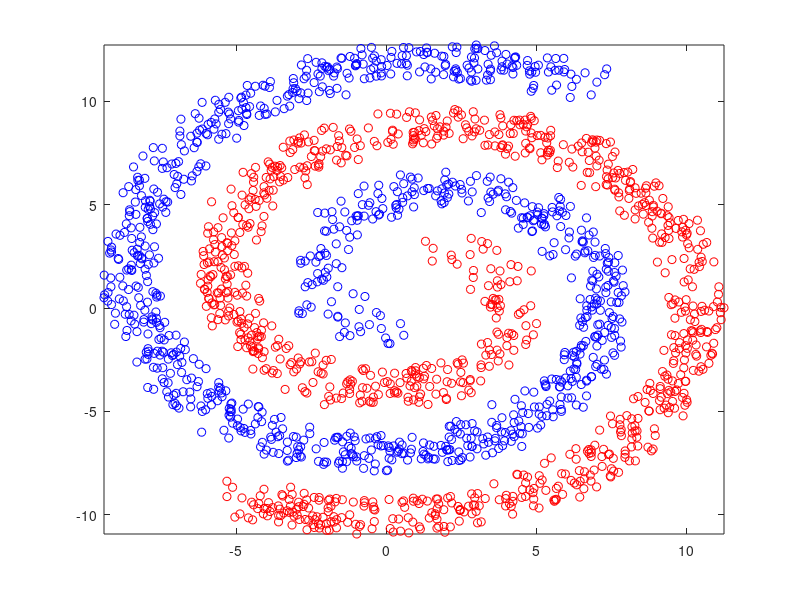

The MATLAB script that drew this image: (Note: this script raises an error after producing the figure.)
%% Clear workspace

% INSERT CODE WHERE INDICATED
% Written by Benoit Seguin & Victor Kristof, EPFL for PCML 2015
% All rights reserved

clear;
close all;

%% Exercise 1.1

load('two_spirals.mat')
X = two_spirals(:, 1:2);
y = two_spirals(:, 3);
N = length(y);

% Visualization
figure(1);
plot(X(y==1, 1), X(y==1, 2), 'ob'); hold on;
plot(X(y==-1, 1), X(y==-1, 2), 'or');
xlim([min(X(:, 1)) max(X(:, 1))]);
ylim([min(X(:, 2)) max(X(:, 2))]);

% Normalize features (store the mean and variance)
mean_X = mean(X);
X_norm = X - ones(N, 1) * mean_X;
std_X = std(X_norm);
X_norm = X_norm*diag(1 ./ std_X);
tX = [ones(N, 1) X_norm];

% ENTER CODE FOR PENALIZED LOGISTIC REGRESSION
y_pen = y;
y_pen(y == -1) = 0;
betas = penLogisticRegression(y_pen, tX, 0.001, 0.1);

% Create a 2D meshgrid of values of heights and weights
h = min(X(:,1)):.01:max(X(:,1));
w = min(X(:,2)):1:max(X(:,2));
[hx, wx] = meshgrid(h,w);
% Predict for each pair, i.e. create tX for each [hx,wx]
% and then predict the value. After that you should
% reshape `pred` so that you can use `contourf`.
% For this you need to understand how `meshgrid` works.

N_test = length(hx(:));
X_pred = [hx(:), wx(:)];
X_pred_norm = X_pred - ones(N_test,1) * mean_X;
X_pred_norm = X_pred_norm * diag(1./std_X);

% Form (y,tX) to get regression data in matrix form
% tX_pred = [ones(N_test,1),X_pred_norm];
tX_pred = [ones(N_test, 1) X_pred_norm];

% IMPLEMENT PREDICTION FOR EACH TEST POINT
pred = tX_pred * betas;

pred = reshape(pred, size(hx));

% Plot the decision surface
figure(2)
contourf(hx, wx, pred, 1); hold on;
%colormap(jet(4))
% Plot indiviual data points
males = (y==1);
females = (y==-1);
myBlue = [0.06 0.06 1];
myRed = [1 0.06 0.06];
plot(X(males,1), X(males,2), 'xr', 'color', myRed, 'linewidth', 2, ...
'markerfacecolor', myRed); hold on;
plot(X(females,1), X(females,2),'or','color', ...
myBlue,'linewidth', 2, 'markerfacecolor', myBlue); hold on;
xlabel('height');
ylabel('weight');
xlim([min(h) max(h)]);
ylim([min(w) max(w)]);
grid on;

%% Exercise 1.2

load('height_weight_gender.mat');
height = height * 0.025;
weight = weight * 0.454;
y = double(gender);
y(y==0) = -1;
X = [height(:) weight(:)];
N = length(y);

% Randomly permute data
idx = randperm(N);
y = y(idx);
X = X(idx,:);
% Subsample
y = y(1:200);
X = X(1:200, :);
N = length(y);

% Normalize features (store the mean and variance)
mean_X = mean(X);
X_norm = X - ones(N, 1) * mean_X;
std_X = std(X_norm);
X_norm = X_norm*diag(1 ./ std_X);
tX = X_norm;

% COMPLETE linear_kernel.m WITH CODE FOR THE LINEAR KERNEL
K = linear_kernel(tX, tX);

% Compute parameters
C = 0.1;
[alphas, beta0] = SMO(K, y, C);

% Visualize SVM classification and margins
% Create a 2D meshgrid of values of heights and weights
h = min(X(:,1)):.01:max(X(:,1));
w = min(X(:,2)):1:max(X(:,2));
[hx, wx] = meshgrid(h,w);
% Predict for each pair, i.e. create tX for each [hx,wx]
% and then predict the value. After that you should
% reshape `pred` so that you can use `contourf`.
% For this you need to understand how `meshgrid` works.

N_test = length(hx(:));
X_pred = [hx(:), wx(:)];
X_pred_norm = X_pred - ones(N_test,1) * mean_X;
X_pred_norm = X_pred_norm * diag(1./std_X);

% Form (y,tX) to get regression data in matrix form
tX_pred = X_pred_norm;

% IMPLEMENT PREDICTION FOR EACH TEST POINT
pred = ones(size(hx, 1) * size(hx, 2), 1);

pred = reshape(pred, size(hx));

% Plot the decision surface
contourf(hx, wx, pred, [1, 0, -1, -4]); hold on;
colormap(jet(5))
% Plot indiviual data points
males = (y==1);
females = (y==-1);
myBlue = [0.06 0.06 1];
myRed = [1 0.06 0.06];
plot(X(males,1), X(males,2), 'xr', 'color', myRed, 'linewidth', 2, ...
'markerfacecolor', myRed); hold on;
plot(X(females,1), X(females,2),'or','color', ...
myBlue,'linewidth', 2, 'markerfacecolor', myBlue); hold on;
% Plot support vectors
plot(X(alphas>0, 1), X(alphas>0, 2),'o','linewidth', 2, 'color', 'black');
xlabel('height');
ylabel('weight');
xlim([min(h) max(h)]);
ylim([min(w) max(w)]);
grid on;

%% Exercise 1.3

load('two_spirals.mat')
X = two_spirals(:, 1:2);
y = two_spirals(:, 3);
N = length(y);

% Randomly permute data
idx = randperm(N);
y = y(idx);
X = X(idx,:);
% Subsample
y = y(1:2000);
X = X(1:2000, :);
N = length(y);

% Normalize features (store the mean and variance)
mean_X = mean(X);
X_norm = X - ones(N, 1) * mean_X;
std_X = std(X_norm);
X_norm = X_norm*diag(1 ./ std_X);
tX = X_norm;

% COMPLETE rbf_kernel.m WITH CODE FOR THE RBF KERNEL
gamma = 1;
K = rbf_kernel(tX, tX, gamma);

% Compute parameters
C = 1;
[alphas, beta0] = SMO(K, y, C);

% Visualize SVM classification and margins
% Create a 2D meshgrid of values of heights and weights
h = min(X(:,1)):.01:max(X(:,1));
w = min(X(:,2)):1:max(X(:,2));
[hx, wx] = meshgrid(h,w);
% Predict for each pair, i.e. create tX for each [hx,wx]
% and then predict the value. After that you should
% reshape `pred` so that you can use `contourf`.
% For this you need to understand how `meshgrid` works.

N_test = length(hx(:));
X_pred = [hx(:), wx(:)];
X_pred_norm = X_pred - ones(N_test,1) * mean_X;
X_pred_norm = X_pred_norm * diag(1./std_X);

% Form (y,tX) to get regression data in matrix form
% tX_pred = [ones(N_test,1),X_pred_norm];
tX_pred = X_pred_norm;
kernel_pred = rbf_kernel(tX_pred, tX, gamma);

% IMPLEMENT PREDICTION FOR EACH TEST POINT
pred = ones(size(hx, 1) * size(hx, 2), 1);

pred = reshape(pred, size(hx));

% Plot the decision surface
contourf(hx, wx, pred, [1, 0, -1, -2]); hold on;
%colormap(jet(6))
% Plot indiviual data points
males = (y==1);
females = (y==-1);
myBlue = [0.06 0.06 1];
myRed = [1 0.06 0.06];
plot(X(males,1), X(males,2), 'xr', 'color', myRed, 'linewidth', 2, ...
'markerfacecolor', myRed); hold on;
plot(X(females,1), X(females,2),'or','color', ...
myBlue,'linewidth', 2, 'markerfacecolor', myBlue); hold on;
% Plot support vectors
plot(X(alphas>0, 1), X(alphas>0, 2),'o','linewidth', 2, 'color', 'black');
xlim([min(h) max(h)]);
ylim([min(w) max(w)]);
grid on;
